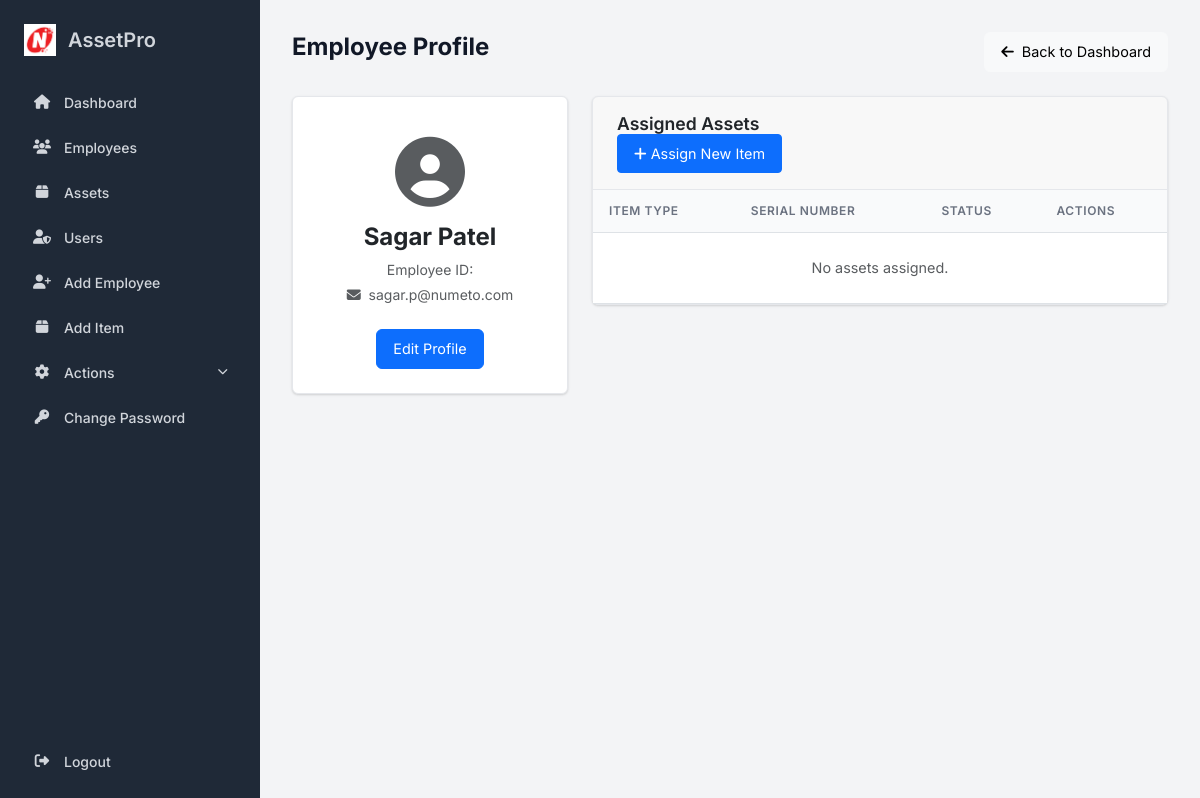
Page /person/1 (signed in) on the committed database.
### models.py (models this page shows)
class Person(db.Model):
    id = db.Column(db.Integer, primary_key=True)
    first_name = db.Column(db.String(100), nullable=False)
    last_name = db.Column(db.String(100), nullable=False)
    email = db.Column(db.String(100), unique=True, nullable=False)
    department = db.Column(db.String(100), nullable=False)
    items = db.relationship('InventoryItem', backref='person', lazy=True)
    created_at = db.Column(db.DateTime, nullable=False, default=datetime.utcnow)
    updated_at = db.Column(db.DateTime, nullable=False, default=datetime.utcnow, onupdate=datetime.utcnow)

### app.py (the view)
@app.route('/person/<int:id>')
@login_required
def person_detail(id):
    person = Person.query.get_or_404(id)
    return render_template('person_detail.html', person=person, user_role=current_user.role)

### app.py (called while the page is built)
@login_manager.user_loader
def load_user(user_id):
    return User.query.get(int(user_id))

### templates/person_detail.html
{% extends "base.html" %}
{% block content %}
<div class="page-header d-flex justify-content-between align-items-center">
    <h1 class="page-title">Employee Profile</h1>
    <a href="{{ url_for('index') }}" class="btn btn-light"><i class="fas fa-arrow-left me-1"></i> Back to Dashboard</a>
</div>
<div class="row">
    <div class="col-lg-4">
        <div class="card mb-4">
            <div class="card-body text-center">
                <i class="fas fa-user-circle fa-5x text-muted my-3"></i>
                <h4 class="fw-bold">{{ person.first_name }} {{ person.last_name }}</h4>
                <p class="text-muted mb-1">Employee ID: {{ person.employee_id }}</p>
                <p class="text-muted mb-4">
                    <i class="fas fa-envelope me-1"></i> {{ person.email or 'No email provided' }}
                </p>
                <a href="{{ url_for('edit_person', id=person.id) }}" class="btn btn-primary">Edit Profile</a>
            </div>
        </div>
    </div>
    <div class="col-lg-8">
        <div class="card">
            <div class="card-header">
                <h3 class="card-title">Assigned Assets</h3>
                <a href="{{ url_for('add_item') }}" class="btn btn-primary btn-sm"><i class="fas fa-plus"></i> Assign New Item</a>
            </div>
            <div class="table-wrapper">
                <table class="table mb-0">
                    <thead>
                        <tr><th>Item Type</th><th>Serial Number</th><th>Status</th><th>Actions</th></tr>
                    </thead>
                    <tbody>
                        {% for item in items %}
                            <tr>
                                <td>{{ item.item_type | capitalize }}</td>
                                <td>{{ item.serial_number }}</td>
                                <td><span class="badge bg-success">{{ item.status | capitalize }}</span></td>
                                <td class="action-cell">
                                    <a href="#" title="Edit"><i class="fas fa-edit"></i></a>
                                    <form action="{{ url_for('delete_item', id=item.id) }}" method="post" class="d-inline" onsubmit="return confirmDeleteItem()"><button type="submit" class="text-danger" title="Delete"><i class="fas fa-trash"></i></button></form>
                                </td>
                            </tr>
                        {% else %}
                            <tr><td colspan="4" class="text-center text-muted p-4">No assets assigned.</td></tr>
                        {% endfor %}
                    </tbody>
                </table>
            </div>
        </div>
    </div>
</div>
{% endblock %}

### static/css/app.css (style rules this page uses)
:root { --primary-color: #3b82f6; --primary-hover: #2563eb; --sidebar-bg: #1f2937; --sidebar-text: #d1d5db; --sidebar-text-hover: #ffffff; --sidebar-active-bg: #374151; --body-bg: #f3f4f6; --card-bg: #ffffff; --border-color: #e5e7eb; --text-color-dark: #111827; --text-color-light: #6b7280; --font-size-base: 14px; --border-radius: 0.375rem; --box-shadow: 0 1px 3px 0 rgba(0, 0, 0, 0.1), 0 1px 2px 0 rgba(0, 0, 0, 0.06); --transition-base: all 0.2s cubic-bezier(0.4, 0, 0.2, 1); }
* { box-sizing: border-box; }
body { margin: 0; font-family: 'Inter', sans-serif; background-color: var(--body-bg); color: var(--text-color-dark); font-size: var(--font-size-base); line-height: 1.5; }
.page-header { display: flex; justify-content: space-between; align-items: center; margin-bottom: 1.5rem; }
.page-title { font-size: 1.5rem; font-weight: 700; color: var(--text-color-dark); }
.card { background-color: var(--card-bg); border-radius: var(--border-radius); box-shadow: var(--box-shadow); border: 1px solid var(--border-color); }
.card-header { padding: 1rem 1.5rem; border-bottom: 1px solid var(--border-color); }
.card-title { font-size: 1.1rem; font-weight: 600; margin: 0; }
.card-body { padding: 1.5rem; }
.table { width: 100%; font-size: 0.9rem; }
.table thead th { background: #f9fafb; padding: 0.75rem 1rem; font-size: 0.75rem; text-transform: uppercase; letter-spacing: 0.05em; font-weight: 600; color: var(--text-color-light); }
.table tbody td { padding: 0.75rem 1rem; border-top: 1px solid var(--border-color); vertical-align: middle; }
.btn { font-size: 0.9rem; padding: 0.5rem 1rem; }

### rows in the picture
Person: first_name "Sagar", last_name "Patel", email "sagar.p@numeto.com"
